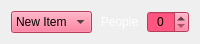
                <widget class="QWidget" name="widget_39" native="true">
                 <property name="maximumSize">
                  <size>
                   <width>16777215</width>
                   <height>43</height>
                  </size>
                 </property>
                 <layout class="QGridLayout" name="gridLayout_26">
                  <item row="0" column="1">
                   <widget class="QLabel" name="label_12">
                    <property name="styleSheet">
                     <string notr="true">color: rgb(255, 255, 255);</string>
                    </property>
                    <property name="text">
                     <string>People</string>
                    </property>
                    <property name="alignment">
                     <set>Qt::AlignCenter</set>
                    </property>
                   </widget>
                  </item>
                  <item row="0" column="0">
                   <widget class="QComboBox" name="comboBox">
                    <property name="styleSheet">
                     <string notr="true">background-color: rgb(255, 85, 127);</string>
                    </property>
                    <item>
                     <property name="text">
                      <string>New Item</string>
                     </property>
                    </item>
                    <item>
                     <property name="text">
                      <string>New Item</string>
                     </property>
                    </item>
                    <item>
                     <property name="text">
                      <string>New Item</string>
                     </property>
                    </item>
                    <item>
                     <property name="text">
                      <string>New Item</string>
                     </property>
                    </item>
                    <item>
                     <property name="text">
                      <string>New Item</string>
                     </property>
                    </item>
                    <item>
                     <property name="text">
                      <string>New Item</string>
                     </property>
                    </item>
                    <item>
                     <property name="text">
                      <string>New Item</string>
                     </property>
                    </item>
                    <item>
                     <property name="text">
                      <string>New Item</string>
                     </property>
                    </item>
                    <item>
                     <property name="text">
                      <string>New Item</string>
                     </property>
                    </item>
                    <item>
                     <property name="text">
                      <string>New Item</string>
                     </property>
                    </item>
                   </widget>
                  </item>
                  <item row="0" column="2">
                   <widget class="QSpinBox" name="spinBox">
                    <property name="styleSheet">
                     <string notr="true">background-color: rgb(255, 85, 127);</string>
                    </property>
                    <property name="alignment">
                     <set>Qt::AlignCenter</set>
                    </property>
                   </widget>
                  </item>
                 </layout>
                </widget>
